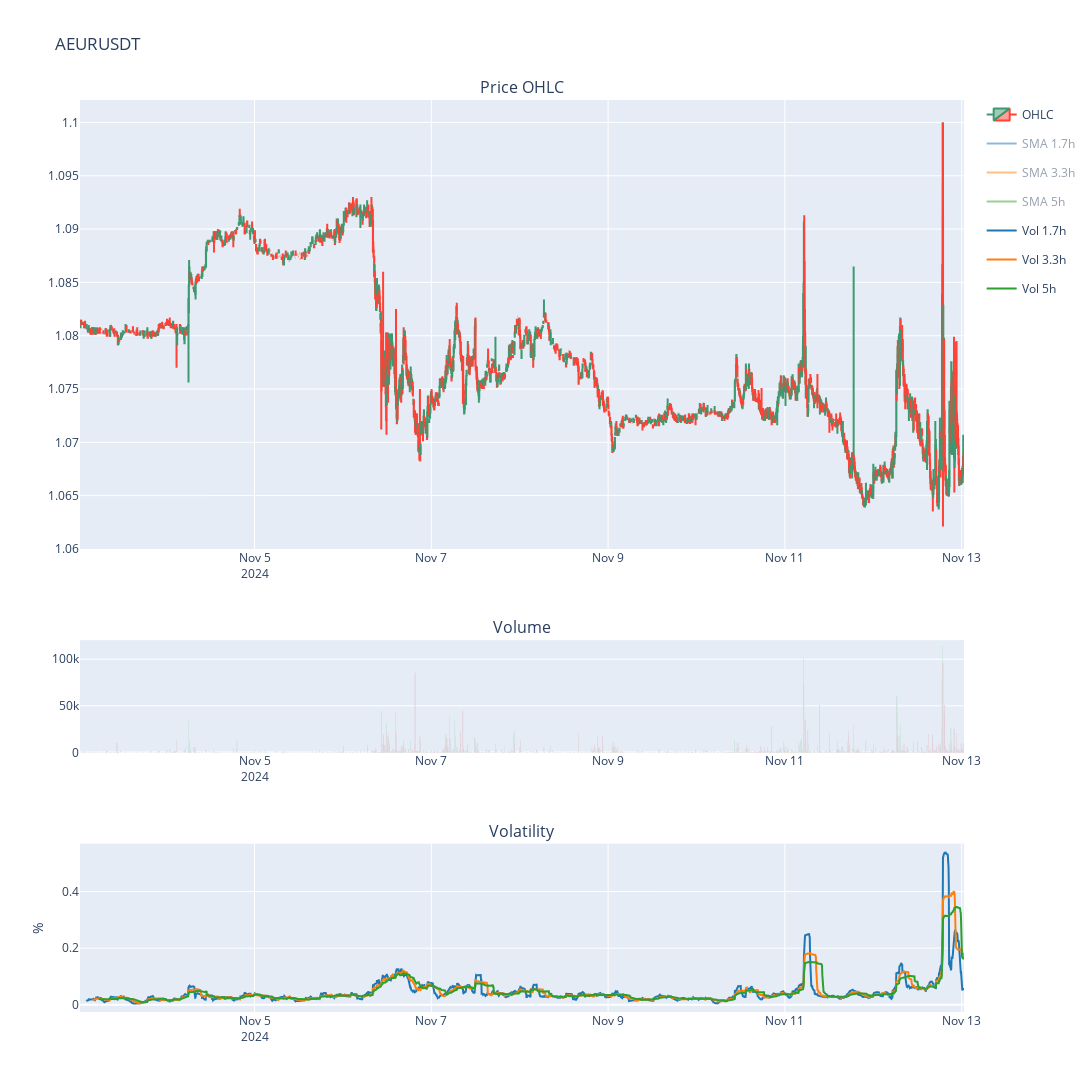

Notebook source saved alongside this figure:
### Code cell
symbol = 'AEURUSDT'
binance = Binance()
df = binance.get_historical_instrument_price(symbol, interval='5m', start_str='10 Day ago')
plot_price_ohcl(df, symbol)

### Figure 1 — Plotly figure (JSON) as saved in the notebook; plotly's stock layout.template omitted (floating-point values rounded to 4 significant figures; data arrays with more than 128 entries replaced by an {"elided": "..."} marker saying what was removed)
{"data": [{"close": {"elided": "2880 float values"}, "high": {"elided": "2880 float values"}, "legendgroup": "OHCL", "low": {"elided": "2880 float values"}, "name": "OHLC", "open": {"elided": "2880 float values"}, "type": "candlestick", "x": {"elided": "2880 str values"}, "xaxis": "x", "yaxis": "y"}, {"legendgroup": "SMA 1.7h", "marker": {"color": "rgb(31, 119, 180)"}, "name": "SMA 1.7h", "type": "scatter", "visible": "legendonly", "x": {"elided": "2880 str values"}, "xaxis": "x", "y": {"elided": "2880 float values"}, "yaxis": "y"}, {"legendgroup": "SMA 3.3h", "marker": {"color": "rgb(255, 127, 14)"}, "name": "SMA 3.3h", "type": "scatter", "visible": "legendonly", "x": {"elided": "2880 str values"}, "xaxis": "x", "y": {"elided": "2880 float values"}, "yaxis": "y"}, {"legendgroup": "SMA 5h", "marker": {"color": "rgb(44, 160, 44)"}, "name": "SMA 5h", "type": "scatter", "visible": "legendonly", "x": {"elided": "2880 str values"}, "xaxis": "x", "y": {"elided": "2880 float values"}, "yaxis": "y"}, {"marker": {"color": "rgb(44, 160, 44)"}, "showlegend": false, "type": "bar", "x": {"elided": "842 str values"}, "xaxis": "x2", "y": {"elided": "842 float values"}, "yaxis": "y2"}, {"marker": {"color": "rgb(214, 39, 40)"}, "showlegend": false, "type": "bar", "x": {"elided": "2038 str values"}, "xaxis": "x2", "y": {"elided": "2038 float values"}, "yaxis": "y2"}, {"line": {"width": 2}, "marker": {"color": "rgb(31, 119, 180)"}, "name": "Vol 1.7h", "showlegend": true, "type": "scatter", "x": {"elided": "2880 str values"}, "xaxis": "x3", "y": {"elided": "2880 float values"}, "yaxis": "y3"}, {"line": {"width": 2}, "marker": {"color": "rgb(255, 127, 14)"}, "name": "Vol 3.3h", "showlegend": true, "type": "scatter", "x": {"elided": "2880 str values"}, "xaxis": "x3", "y": {"elided": "2880 float values"}, "yaxis": "y3"}, {"line": {"width": 2}, "marker": {"color": "rgb(44, 160, 44)"}, "name": "Vol 5h", "showlegend": true, "type": "scatter", "x": {"elided": "2880 str values"}, "xaxis": "x3", "y": {"elided": "2880 float values"}, "yaxis": "y3"}], "layout": {"annotations": [{"font": {"size": 16}, "showarrow": false, "text": "Price OHLC", "x": 0.5, "xanchor": "center", "xref": "paper", "y": 1, "yanchor": "bottom", "yref": "paper"}, {"font": {"size": 16}, "showarrow": false, "text": "Volume", "x": 0.5, "xanchor": "center", "xref": "paper", "y": 0.4077, "yanchor": "bottom", "yref": "paper"}, {"font": {"size": 16}, "showarrow": false, "text": "Volatility", "x": 0.5, "xanchor": "center", "xref": "paper", "y": 0.1846, "yanchor": "bottom", "yref": "paper"}], "height": 1200, "hovermode": "x", "title": {"text": "AEURUSDT"}, "width": 1500, "xaxis": {"anchor": "y", "domain": [0, 1], "matches": "x3", "rangeslider": {"visible": false}, "showticklabels": true}, "xaxis2": {"anchor": "y2", "domain": [0, 1], "matches": "x3", "showticklabels": true}, "xaxis3": {"anchor": "y3", "domain": [0, 1]}, "yaxis": {"anchor": "x", "domain": [0.5077, 1]}, "yaxis2": {"anchor": "x2", "domain": [0.2846, 0.4077]}, "yaxis3": {"anchor": "x3", "domain": [0, 0.1846], "title": {"text": "%"}}}}
